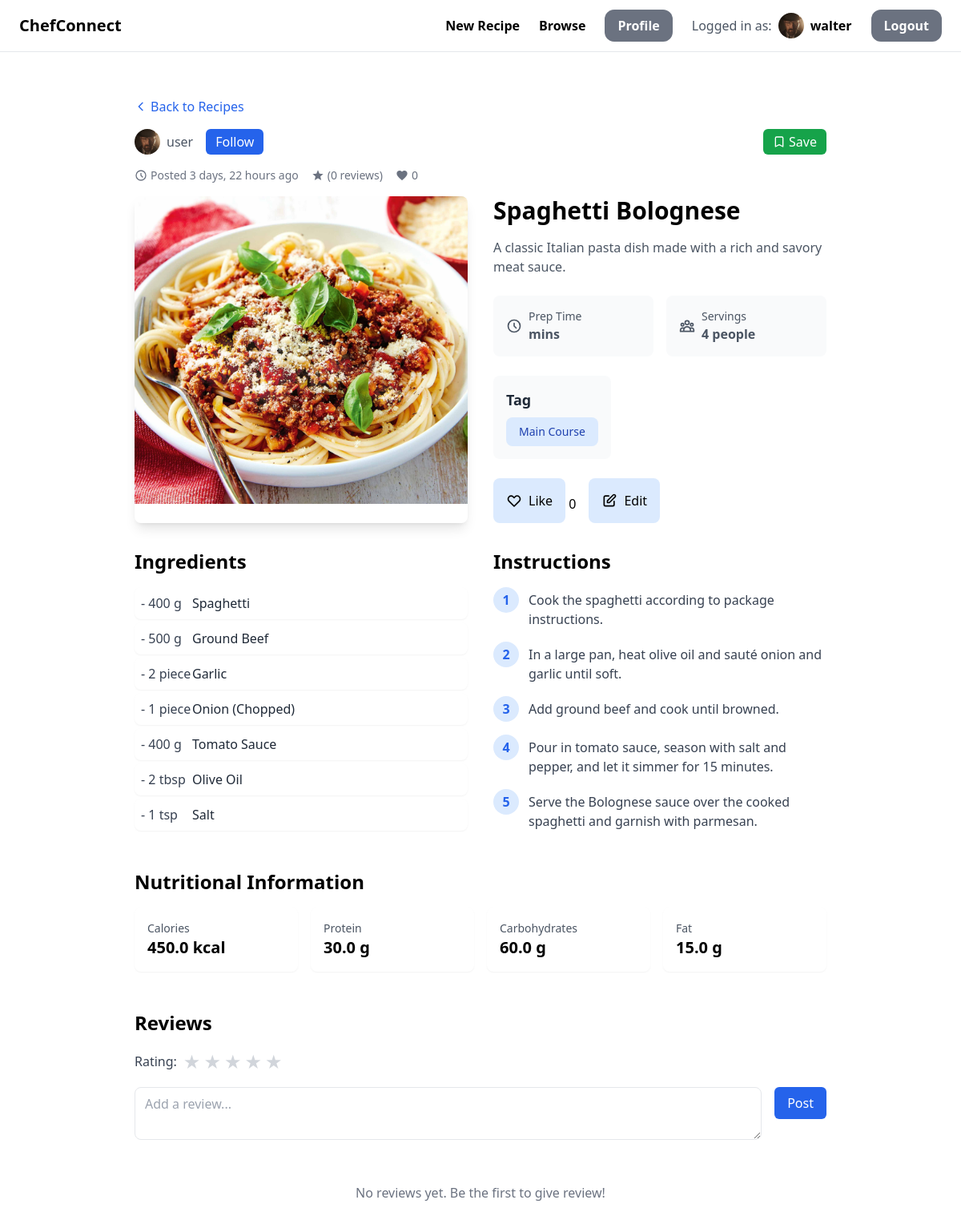
Page /recipe/4/ (signed in) on the earlier database version.
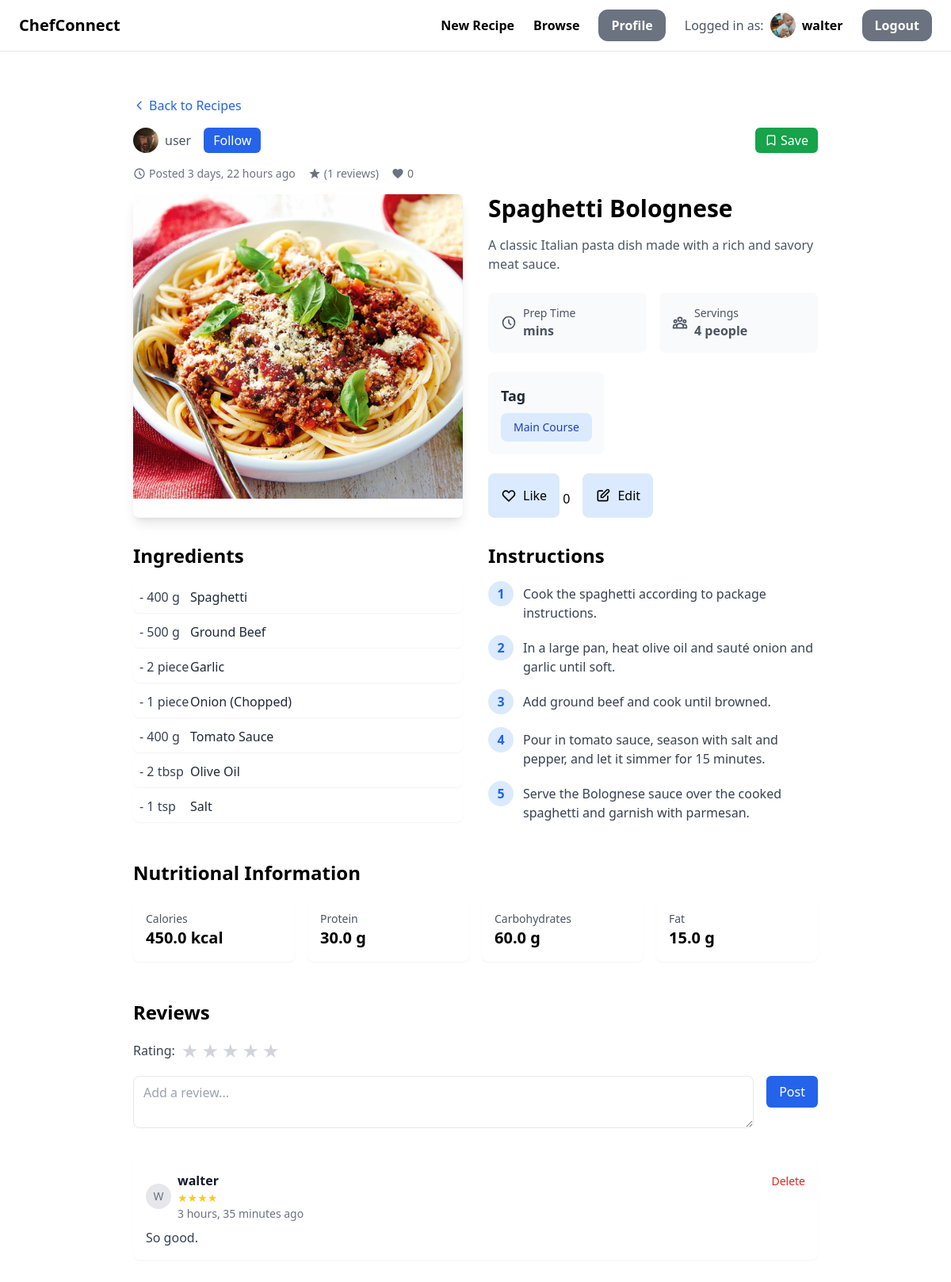
Same page on the later database version.
### users/models.py (models this page shows, shortened)
class CustomUser(AbstractUser):
    profile_picture = models.ImageField(upload_to="profile_pictures", blank=True, null=True)  # media/profile_pictures
    description = models.TextField(blank=True, null=True)

### recipe/models.py (models this page shows, shortened)
class Recipe(models.Model):
    title = models.CharField(max_length=255)
    description = models.TextField()
    preparation_time = models.PositiveIntegerField(help_text="Time in minutes")
    servings = models.PositiveIntegerField()
    food_pic = models.ImageField(upload_to="recipe_pictures/")
    tags = models.ManyToManyField(Tag, related_name='recipes')
    isSaved = models.BooleanField(default=False)
    created_at = models.DateTimeField(auto_now_add=True)
    updated_at = models.DateTimeField(auto_now=True)
    created_by = models.ForeignKey(settings.AUTH_USER_MODEL, on_delete=models.CASCADE, null=True, blank=True,
                                   related_name='created_recipes')

class Tag(models.Model):
    name = models.CharField(max_length=255)

class RecipeIngredient(models.Model):
    recipe = models.ForeignKey(Recipe, on_delete=models.CASCADE, related_name="ingredients")
    ingredient = models.ForeignKey(Ingredient, on_delete=models.CASCADE)
    quantity = models.FloatField()
    units = models.CharField(max_length=50, help_text="e.g. grams, cups, tbsp")

class Ingredient(models.Model):
    name = models.CharField(max_length=255)

class Instruction(models.Model):
    recipe = models.ForeignKey(Recipe, on_delete=models.CASCADE, related_name="instructions")
    step_no = models.PositiveIntegerField()
    instruction = models.TextField()

### interactions/models.py (models this page shows, shortened)
class Review(models.Model):
    user = models.ForeignKey(settings.AUTH_USER_MODEL, on_delete=models.CASCADE, related_name='reviews')
    recipe = models.ForeignKey(Recipe, on_delete=models.CASCADE, related_name='reviews')
    rating = models.IntegerField(choices=[(i, i) for i in range(1, 6)])  # 1-5 stars
    created_at = models.DateTimeField(auto_now_add=True)
    body = models.TextField()
    def get_stars(self):
        return range(self.rating)

### recipe/views.py (the view)
# urls.py: path('recipe/<int:recipe_id>/', recipe_detail, name="detail"),
def recipe_detail(request, recipe_id):
    recipe = Recipe.objects.get(pk=recipe_id)
    ingredients = RecipeIngredient.objects.filter(recipe=recipe)
    instructions = Instruction.objects.filter(recipe=recipe)
    nutrition_info = NutritionalInfo.objects.get(recipe=recipe)
    tags = recipe.tags.all()  # Tag.objects.filter(recipe=recipe)
    isLiked = Like.objects.filter(user=request.user, recipe=recipe).exists()
    return render(request, "recipe/detail.html",
                  {"recipe": recipe, "ingredients": ingredients, "instructions": instructions,
                   "nutrition_info": nutrition_info, "tags": tags, "reviews": recipe.reviews.all(),
                   "like_count": recipe.likes.count(),
                   "isLiked": isLiked})

### recipe/templates/recipe/detail.html (shortened to what the changed rows need)
{% extends 'base.html' %}
{% load static %}
{% block content %}
    <article class="container mx-auto px-4 py-8 max-w-4xl">
        <div class="mb-8">
            <div class="flex items-center justify-between mb-4">
                <div class="flex items-center gap-4">
                    <a href="{% url 'users:chef-profile' chef_id=recipe.created_by.id %}"
                       class="flex items-center gap-2 text-gray-600 hover:text-gray-900">
                        {% if recipe.created_by.profile_picture %}
                            <img src="{{ recipe.created_by.profile_picture.url }}"
                                 alt="{{ recipe.created_by.username }}"
                                 class="w-8 h-8 rounded-full object-cover">
                        {% else %}
                            <div class="w-8 h-8 bg-gray-200 rounded-full flex items-center justify-center">
                                <span class="text-sm text-gray-500">{{ recipe.created_by.username|make_list|first|upper }}</span>
                            </div>
                        {% endif %}
                        <span>{{ recipe.created_by.username }}</span>
                    </a>
                </div>
            </div>
            <div class="flex items-center gap-4 mb-4 text-sm text-gray-500">
                <div class="flex items-center">
                    <svg class="w-4 h-4 mr-1" fill="none" stroke="currentColor" viewBox="0 0 24 24">
                        <path stroke-linecap="round" stroke-linejoin="round" stroke-width="2"
                              d="M12 8v4l3 3m6-3a9 9 0 11-18 0 9 9 0 0118 0z"/>
                    </svg>
                    Posted {{ recipe.created_at|timesince }} ago
                </div>
                <div class="flex items-center">
                    <svg class="w-4 h-4 mr-1" fill="currentColor" viewBox="0 0 24 24">
                        <path d="M12 17.27L18.18 21l-1.64-7.03L22 9.24l-7.19-.61L12 2 9.19 8.63 2 9.24l5.46 4.73L5.82 21z"/>
                    </svg>
                    {{ avg_rating|floatformat:1 }} ({{ reviews.count }} reviews)
                </div>
                <div class="flex items-center">
                    <svg class="w-4 h-4 mr-1" fill="currentColor" viewBox="0 0 24 24">
                        <path d="M12 21.35l-1.45-1.32C5.4 15.36 2 12.28 2 8.5 2 5.42 4.42 3 7.5 3c1.74 0 3.41.81 4.5 2.09C13.09 3.81 14.76 3 16.5 3 19.58 3 22 5.42 22 8.5c0 3.78-3.4 6.86-8.55 11.54L12 21.35z"/>
                    </svg>
                    <span id="like-count">{{ like_count }}</span>
                </div>
            </div>
            <div class="grid md:grid-cols-2 gap-8">
                <div class="rounded-lg overflow-hidden shadow-lg">
                    {% if recipe.food_pic %}
                        <img src="{{ recipe.food_pic.url }}" alt="{{ recipe.title }}"
                             class="w-full h-96 object-cover">
                    {% else %}
                        <div class="w-full h-96 bg-gray-200 flex items-center justify-center">
                            <span class="text-gray-400">No image available</span>
                        </div>
                    {% endif %}
                </div>
                <div>
                    <h1 class="text-3xl font-bold mb-4">{{ recipe.title }}</h1>
                    <p class="text-gray-600 mb-6">{{ recipe.description }}</p>
                    <div class="grid grid-cols-2 gap-4 mb-6">
                        <div class="bg-gray-50 p-4 rounded-lg">
                        </div>
                        <div class="bg-gray-50 p-4 rounded-lg">
                            <div class="flex items-center text-gray-600">
                                <div>
                                    <p class="text-sm">Servings</p>
                                    <p class="font-semibold">{{ recipe.servings }} people</p>
                                </div>
                            </div>
                        </div>
                    </div>
                    <div class="bg-gray-50 p-4 rounded-lg inline-block mb-6">
                        <p class="text-lg font-semibold text-gray-800">Tag</p>
                        <div class="flex flex-wrap gap-2 mt-2">
                            {% for tag in tags %}
                                <div class="bg-blue-100 text-blue-800 px-4 py-2 rounded-lg cursor-pointer transition duration-300 ease-in-out transform hover:bg-blue-200 hover:scale-105">
                                    <p class="text-sm">{{ tag.name }}</p>
                                </div>
                            {% endfor %}
                        </div>
                    </div>
                    <div class="flex gap-4 items-center">
                        <div>
                        </div>
                        <a href="{% url 'recipe:edit' recipe.id %}"
                           class="bg-blue-100 p-4 rounded-lg hover:bg-blue-200 transition duration-300">
                        </a>
                    </div>
                </div>
            </div>
        </div>
        <div class="grid md:grid-cols-2 gap-8">
            <section>
                <h2 class="text-2xl font-bold mb-4">Ingredients</h2>
                <ul class="space-y-1">
                    {% for ingredient in ingredients %}
                        <li class="flex items-center bg-white p-2 rounded-lg shadow-sm">
                            <span class="w-16 font-medium text-gray-700">- {{ ingredient.quantity | floatformat:"-1" }} {{ ingredient.units }}</span>
                            <span class="text-gray-800">{{ ingredient.ingredient.name }}</span>
                        </li>
                    {% endfor %}
                </ul>
            </section>
            <section>
                <h2 class="text-2xl font-bold mb-4">Instructions</h2>
                <ol class="space-y-4">
                    {% for instruction in instructions %}
                        <li class="flex">
                    <span class="flex-shrink-0 w-8 h-8 bg-blue-100 text-blue-600 rounded-full flex items-center justify-center font-semibold mr-3">
                        {{ instruction.step_no }}
                    </span>
                            <p class="text-gray-700 mt-1">{{ instruction.instruction }}</p>
                        </li>
                    {% endfor %}
                </ol>
            </section>
        </div>
        {% if nutrition_info %}
            <section class="mt-12">
                <h2 class="text-2xl font-bold mb-4">Nutritional Information</h2>
            </section>
        {% endif %}
        {% if user.is_authenticated %}
            <section class="mt-12">
                <h2 class="text-2xl font-bold mb-4">Reviews</h2>
                <form action="{% url 'interactions:review_recipe' recipe_id=recipe.id %}" method="POST" class="mb-8">
                    <div class="space-y-4">
                        <div class="flex items-center gap-2">
                            <div class="flex gap-1">
                                {% for i in "12345" %}
                                    <button type="button"
                                            onclick="setRating({{ i }})"
                                            class="star-btn text-2xl text-gray-300 hover:text-yellow-400 focus:outline-none"
                                            data-rating="{{ i }}">
                                        ★
                                    </button>
                                {% endfor %}
                            </div>
                        </div>
                    </div>
                </form>
                <div class="space-y-4">
                    {% for review in reviews %}
                        <div class="bg-white p-4 rounded-lg shadow-sm">
                            <div class="flex justify-between items-start mb-2">
                                <div class="flex items-center gap-2">
                                    {% if review.user.profile.profile_pic %}
                                        <img src="{{ review.user.profile_picture.url }}"
                                             alt="{{ review.user.username }}"
                                             class="w-8 h-8 rounded-full object-cover">
                                    {% else %}
                                        <div class="w-8 h-8 bg-gray-200 rounded-full flex items-center justify-center">
                                            <span class="text-sm text-gray-500">{{ review.user.username|make_list|first|upper }}</span>
                                        </div>
                                    {% endif %}
                                    <div>
                                        <a href="{% url 'users:chef-profile' review.user.id %}"
                                           class="font-semibold text-gray-900 hover:text-blue-600">
                                            {{ review.user.username }}
                                        </a>
                                        <div class="flex text-yellow-400 text-sm">
                                            {% for i in review.get_stars %}
                                                <span>★</span>
                                            {% endfor %}
                                        </div>
                                        <p class="text-sm text-gray-500">{{ review.created_at|timesince }} ago</p>
                                    </div>
                                </div>
                                {% if user == review.user %}
                                    <form action="{% url 'interactions:delete_review' review.id %}" method="POST"
                                          class="inline">
                                        <button type="submit" class="text-red-600 hover:text-red-800 text-sm">
                                            Delete
                                        </button>
                                    </form>
                                {% endif %}
                            </div>
                            <p class="text-gray-700">{{ review.body }}</p>
                        </div>
                    {% empty %}
                        <p class="text-gray-500 text-center py-4">No reviews yet. Be the first to give review!</p>
                    {% endfor %}
                </div>
            </section>
        {% endif %}
    </article>
{% endblock %}

### chefconnect/templates/base.html (shortened to what this page needs)
{% load static %}
<!doctype html>
<html>
<head>
    <script src="https://cdn.tailwindcss.com"></script>
</head>
<body>
<nav class="py-3 px-6 flex justify-between items-center border-b border-gray-200">
    <a href="/" class="text-xl font-semibold">ChefConnect</a>
    <div class="space-x-6 flex items-center">
        <a href="{% url 'recipe:add_recipe' %}" class="text-base font-semibold hover:text-gray-500">New Recipe</a>
        <a href="" class="text-base font-semibold hover:text-gray-500">Browse</a>
        {% if request.user.is_authenticated %}
            <a href="{% url 'users:profile' %}"
               class="px-4 py-2 text-base font-semibold bg-gray-500 text-white rounded-xl hover:bg-gray-700">Profile</a>
            <div class="flex items-center space-x-2">
                <span class="text-gray-600">Logged in as:</span>
                <div class="flex items-center">
                    {% if request.user.profile_picture %}
                        <img src="{{ request.user.profile_picture.url }}" alt="Profile"
                             class="w-8 h-8 rounded-full object-cover">
                    {% else %}
                        <div class="w-8 h-8 rounded-full bg-gray-300 flex items-center justify-center">
                            <span class="text-gray-600">{{ request.user.username|first|upper }}</span>
                        </div>
                    {% endif %}
                    <span class="ml-2 font-semibold">{{ request.user.username }}</span>
                </div>
            </div>
            <a href="{% url 'users:logout' %}"
               class="px-4 py-2 text-base font-semibold bg-gray-500 text-white rounded-xl hover:bg-gray-700">Logout</a>
        {% else %}
            <a href="{% url 'users:register' %}"
               class="px-4 py-2 text-base font-semibold bg-teal-500 text-white rounded-xl hover:bg-teal-700">Sign up</a>
            <a href="{% url 'users:login' %}"
               class="px-4 py-2 text-base font-semibold bg-gray-500 text-white rounded-xl hover:bg-gray-700">Log in</a>
        {% endif %}
    </div>
</nav>
<div class="px-6 py-6">
    {% block content %}
    {% endblock %}
</div>
</body>
</html>

Differences in the rows shown:
changed CustomUser "walter": user.profile_picture: a different picture
changed Recipe "Spaghetti Bolognese": count "0" → "1"
added Review: user.username|make_list "W", user.username "walter", rating 4 (drawn), created_at "3 hours, 35 minutes", shows "Delete", body "So good."
Other differences:
text no longer shown: "No reviews yet. Be the first to give review!"
